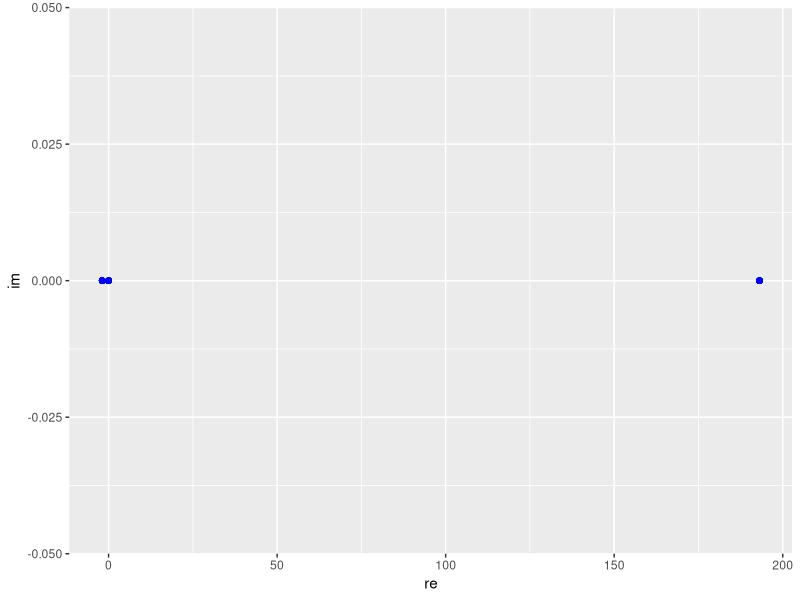

Reproduce this figure in R.
rm(list = ls())
library("parallel")
library("tidyverse")
library("deSolve")
library("ggpubr")
library("ggsci")
library("ggplot2")

# Parameters: 
dim <- 43
bet <- 1
mu_w <- 2
mu_c <- 2.4
alp <- 2
mat <- matrix(0, nrow = dim, ncol = dim)

a <- bet*mu_w +mu_c
b <- alp
c <- alp*mu_w

mat[,] <- a
mat[1,1] <- a+b
mat[2:dim,1] <- a+c

eigen_m <- as.complex(eigen(mat, only.values = TRUE)$values)
df <- data.frame(re = Re(eigen_m), im = Im(eigen_m))
plot_eig <- ggplot(df) + geom_point(aes(re,im), size = 0.05) 

bet_cte <- bet
mu_m <- mu_c
N <- dim
bet_new <- bet_cte + alp


outl <- (1/2)*(N*a + b + sqrt((N*a)^2 - (2*N-4)*a*b + (4*N-4)*a*c + b^2))
outl2 <- (1/2)*(N*a + b - sqrt((N*a)^2 - (2*N-4)*a*b + (4*N-4)*a*c + b^2))

plot_eig + 
  geom_point(aes(outl,0), colour =  "blue",
             show.legend = NA) +
  geom_point(aes(outl2,0), colour =  "blue",
           show.legend = NA) +
  geom_point(aes(0,0), colour =  "blue",
             show.legend = NA)
